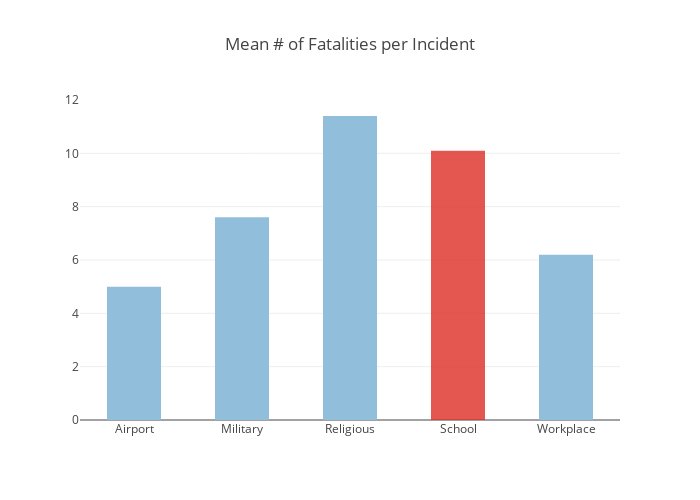

The cell this chart's notebook holds for it:
### Code cell
#sum_per_venue.iloc[:,2].plot(kind='bar')
df_mj = sum_per_venue.drop(['Other'])

ctable = ['rgb(145,191,219)']*5
ctable[3] = 'rgba(222,45,38,0.8)'
width = list(np.full(5,0.5))

data = [Bar(x=df_mj['Venue'],
            y=df_mj['mean'],marker=dict(color=ctable),width=width)]

layout = Layout(autosize=False,width=700,height=500, title='Mean # of Fatalities per Incident')
         #margin=Margin(l=20,r=20,b=20,t=20,pad=4),
         #paper_bgcolor='#7f7f7f',
         #plot_bgcolor='#c7c7c7')
fig = Figure(data=data,layout=layout)
#ply.iplot(fig, filename='mean_fatalities_per_incidents')
iplot(fig, filename='mean_fatalities_per_incidents')

### Figure 1 — Plotly figure (JSON) as saved in the notebook; plotly's stock layout.template omitted (floating-point values rounded to 4 significant figures)
{"data": [{"marker": {"color": ["rgb(145,191,219)", "rgb(145,191,219)", "rgb(145,191,219)", "rgba(222,45,38,0.8)", "rgb(145,191,219)"]}, "type": "bar", "width": [0.5, 0.5, 0.5, 0.5, 0.5], "x": ["Airport", "Military", "Religious", "School", "Workplace"], "y": [5, 7.6, 11.4, 10.1, 6.2]}], "layout": {"autosize": false, "height": 500, "title": "Mean # of Fatalities per Incident", "width": 700}}
